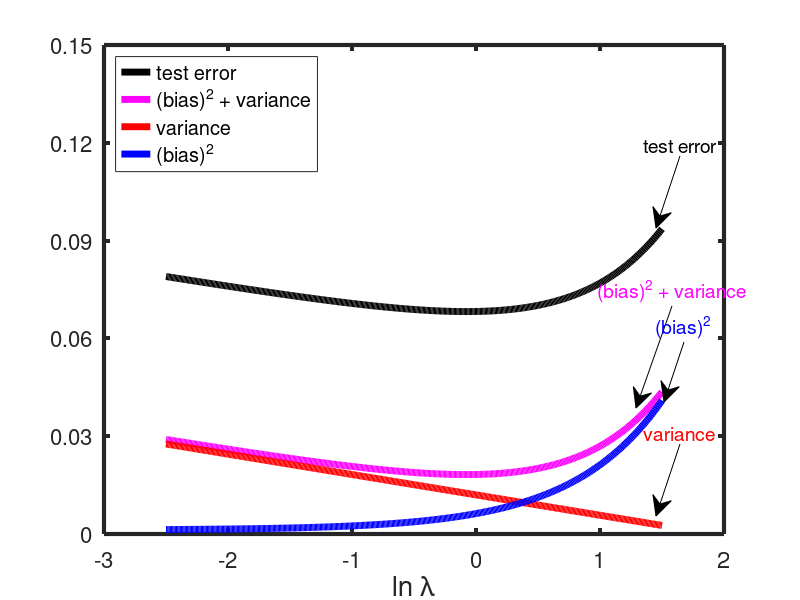

Source code (MATLAB): (Note: this script raises an error after producing the figure.)
%% Visualization of error versus amount of regularization
%
%% Ficticious bias,variance,error functions
varFN = @(lambda) 0.012 -(0.025/4)*lambda;
biasFN  = @(lambda)((2.5.^(1.5*lambda-2.5))/20)+ 0.0012;
biasvarFN = @(lambda) varFN(lambda) + biasFN(lambda);
testerrorFN = @(lambda) biasvarFN(lambda) + 0.05;

domain = -2.5:0.01:1.5;
lineSpec = {'LineWidth',5};


plot(domain,testerrorFN(domain),'-k',lineSpec{:});hold on;
plot(domain,biasvarFN(domain),'-m',lineSpec{:});
plot(domain,varFN(domain),'-r',lineSpec{:});
plot(domain,biasFN(domain),'-b',lineSpec{:});


set(gca,'XTick'    ,-3:2,...
        'YTick'    ,0:0.03:0.15,...
        'XLim'     ,[-3,2],...
        'YLim'     ,[0,0.15],...
        'LineWidth',3,...
        'FontSize' ,16,...
        'box'      ,'on');
 
        
legend('test error'         ,...
       '(bias)^2 + variance',...
       'variance'           ,...
       '(bias)^2'           ,...
       'Location','NorthWest'); 
   
   
font = {'fontSize',14};   

if(true) %Label with arrows for black and white
annotation(gcf,'textarrow',[0.85,0.82],[0.74,0.62],...
               'String'   ,{'test error'},font{:},...
               'TextColor','k');
                        
annotation(gcf,'textarrow',[0.84,0.795],[0.49 0.32],...
               'String'   ,{'(bias)^2 + variance'},font{:},...
               'TextColor','m');
           
annotation(gcf,'textarrow',[0.85,0.82],[0.26,0.14],...
               'String'   ,{'variance'},font{:},...
               'TextColor','r');           

annotation(gcf,'textarrow',[0.855,0.83],[0.43 0.33],...
               'String'   ,{'(bias)^2'},font{:},...
               'TextColor','b');
end

xlabel('ln \lambda','FontSize',20);   
maximizeFigure;
